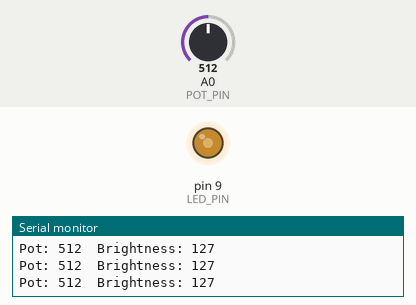
The sketch below on a simulated Arduino Uno, built with avr-gcc and run on an emulated ATmega328P. On the bench: output pins drawn as LEDs (lit = HIGH), the last lines printed to the serial monitor. The inputs (shaded band) are chosen by the test bench; at power-on: A0 (POT_PIN) = 512.

Above: at 1.2 s.
1.3 s: A0 (POT_PIN) set to 106
At 2.0 s:
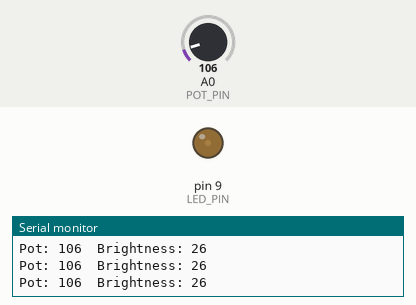
2.8 s: A0 (POT_PIN) set to 90
At 3.8 s:
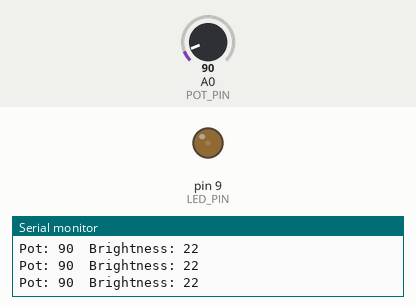
4.3 s: A0 (POT_PIN) set to 43
At 5.3 s:
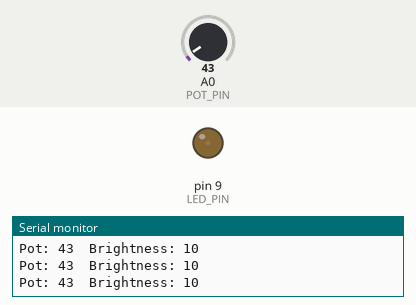
7.3 s: A0 (POT_PIN) set to 38
At 8.3 s:
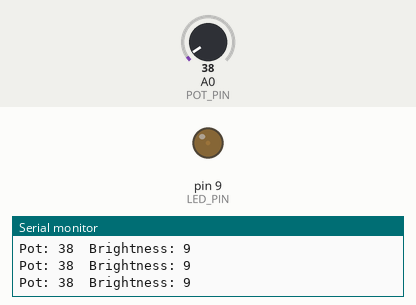
10.3 s: A0 (POT_PIN) set to 11
At 11.4 s:
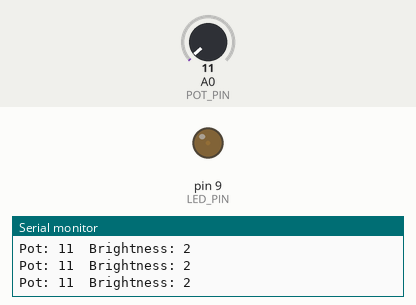
11.8 s: A0 (POT_PIN) set to 8
At 12.4 s:
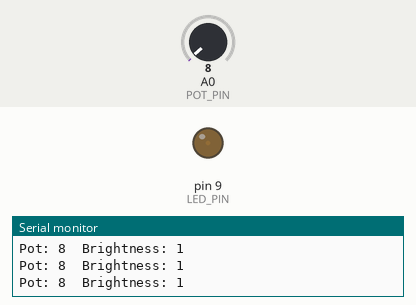
Timing chart, 0 to 14.8 s (numbered marks = the images above; inputs shaded):
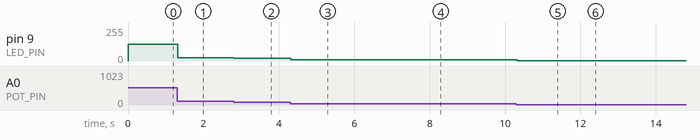

Measured:
- after the input at 1.3 s, pin 9 (LED_PIN): 127/255 → 26/255 at once
- after the input at 2.8 s, pin 9 (LED_PIN): 26/255 → 22/255 at once
- after the input at 4.3 s, pin 9 (LED_PIN): 22/255 → 10/255 at once
- after the input at 7.3 s, pin 9 (LED_PIN): 10/255 → 9/255 at once
- after the input at 10.3 s, pin 9 (LED_PIN): 9/255 → 2/255 at once
- after the input at 11.8 s, pin 9 (LED_PIN): 2/255 → 1/255 at once

The sketch:

dimmer_switch.ino
```cpp
/*
 * Dimmer Switch — Potentiometer-Controlled LED Brightness
 *
 * Turn a potentiometer to smoothly dim an LED from off to full
 * brightness using Pulse Width Modulation (PWM).
 *
 * Circuit:
 *   - LED → pin 9 (PWM) → 220Ω resistor → GND
 *   - Potentiometer → pin A0, 5V, GND
 *
 * Tinkercad: https://www.tinkercad.com/things/cuFjfuSvv3k-dimmerswitch
 */

const int LED_PIN    = 9;   // must be a PWM-capable pin (~)
const int POT_PIN    = A0;

void setup() {
  // analogWrite doesn't require pinMode(OUTPUT), but it's good practice
  pinMode(LED_PIN, OUTPUT);
  Serial.begin(9600);
}

void loop() {
  int potValue = analogRead(POT_PIN);            // 0–1023
  int brightness = map(potValue, 0, 1023, 0, 255);  // scale to 0–255

  analogWrite(LED_PIN, brightness);               // PWM output

  // Debug: print values to Serial Monitor
  Serial.print("Pot: ");
  Serial.print(potValue);
  Serial.print("  Brightness: ");
  Serial.println(brightness);

  delay(10);  // small debounce
}
```
